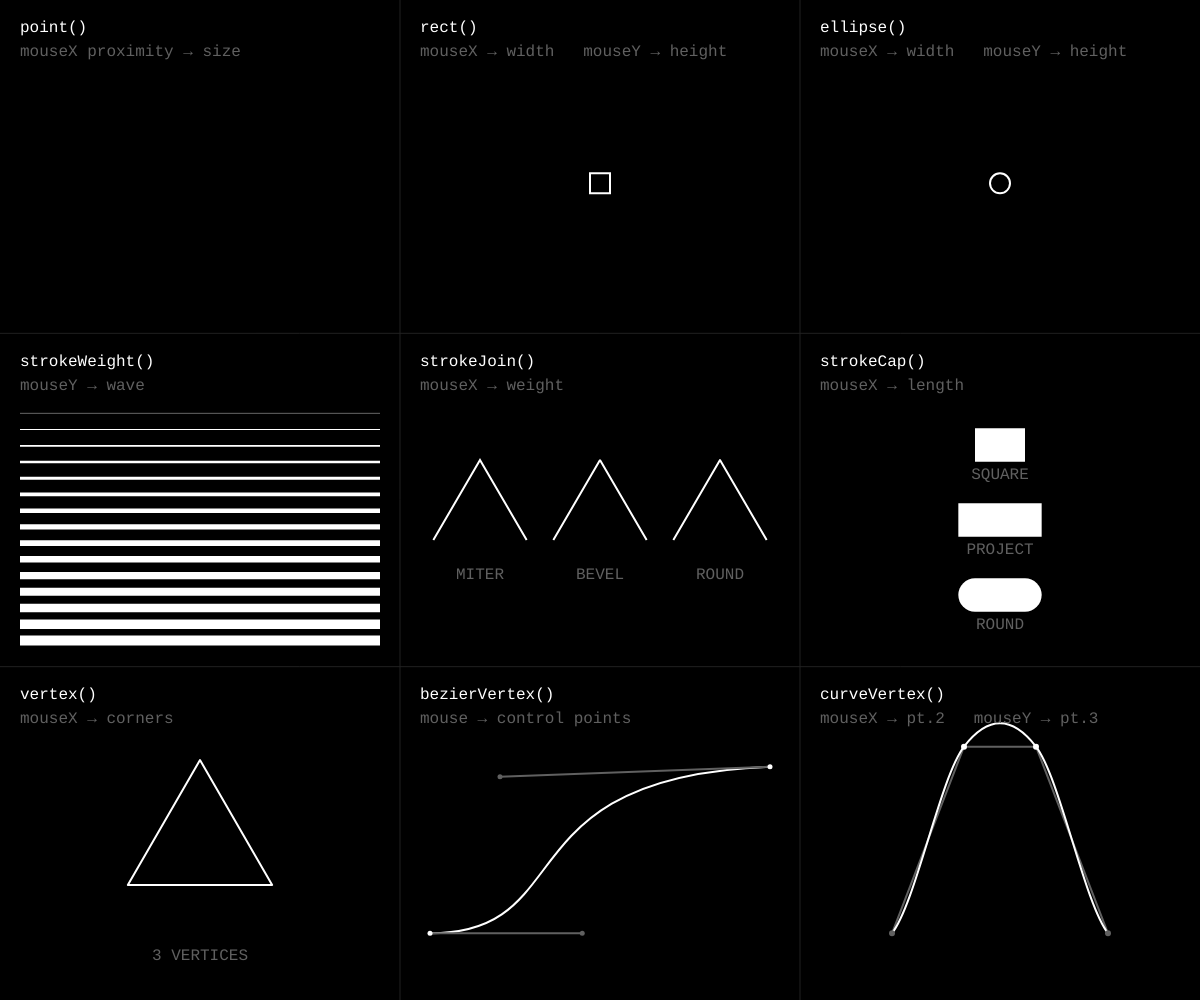
Frame 1 (no input)
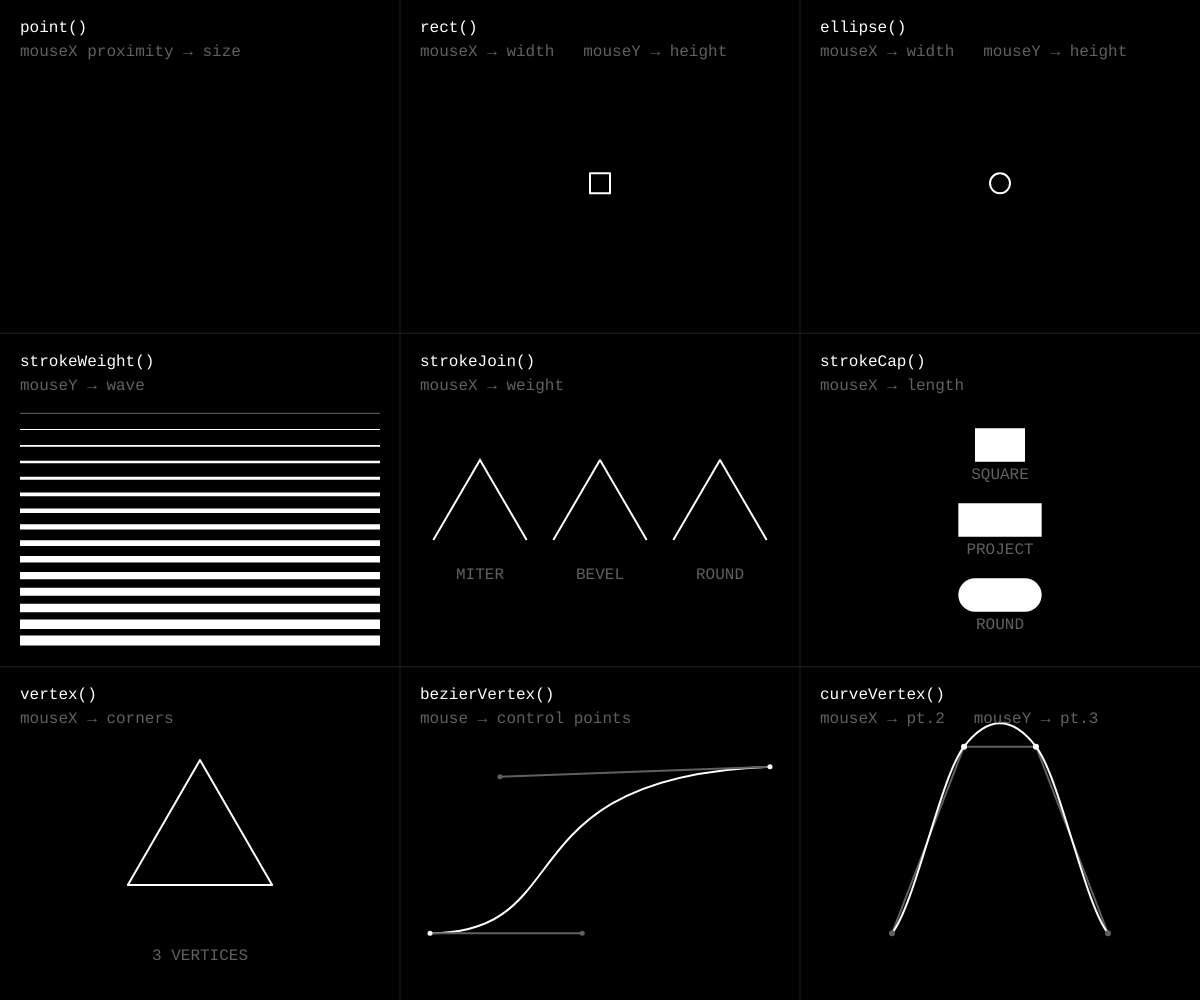
Frame 60 (no input)
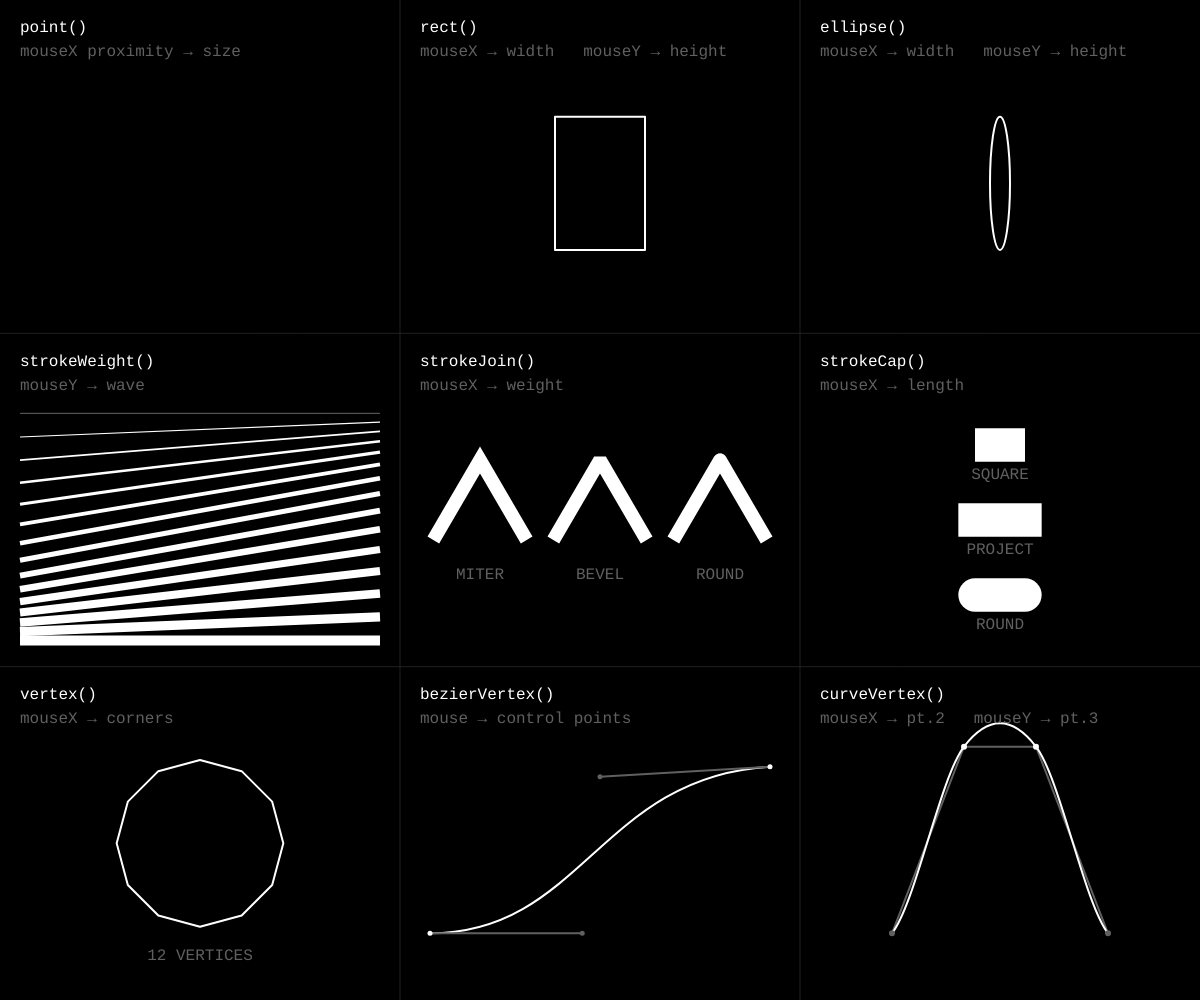
Frame 120 (the mouse pressed at the canvas centre since frame 60)

The p5.js sketch that drew these frames (run headless with seeded random() and noise() and a simulated clock; from frame 60 on, the mouse is pressed at the canvas centre):

// p5.js sketch
// ── sketch.js
/*
 * © 2026 Schultzschultz. Created for 'Schultzschultz Creative Coding Masterclass'.
 * For educational use only. All rights reserved.
 *
 * ------------------------------
 * Shapes – Create and Manipulate
 * ------------------------------
 * 
 * This file is an example of how to create various shapes in p5.js and manipulate their parameters. 
 * It is demonstrating how different parameters affect the appearance of shapes and lines.
 *
 * What this file does:
 * - Creates a grid of panels, each demonstrating a different shape function
 * – Shows how to use stroke weight, stroke join, and stroke cap to affect the appearance of lines and shapes.
 * - Demonstrates how to use vertex(), bezierVertex(), and curveVertex() to create custom shapes and curves. 
 * - Uses mouse position to control parameters of the shapes, allowing for interactive exploration of how these parameters affect the visuals. 
 */


const cols = 3;
const rows = 3;
let panelWidth;
let panelHeight;
const margin = 20;
const fontSize = 16;
const white = '#ffffff';
const black = '#000000';
const grey = '#606060';

function setup() {
  createCanvas(windowWidth, windowHeight);

  // Calculate initial panel dimensions
  updatePanelSize();

  // Set global text properties
  textFont('monospace');
  textSize(fontSize);
}

function draw() {
  background(0);

  // Draw grid lines to separate panels
  displayPanelDividers();

  // Panel functions for each shape type, using mouse position to control parameters
  panel_point(0, 0, panelWidth, panelHeight);
  panel_rect(1 * panelWidth, 0, panelWidth, panelHeight);
  panel_ellipse(2 * panelWidth, 0, panelWidth, panelHeight);
  panel_strokeWeight(0, 1 * panelHeight, panelWidth, panelHeight);
  panel_strokeJoin(1 * panelWidth, 1 * panelHeight, panelWidth, panelHeight);
  panel_strokeCap(2 * panelWidth, 1 * panelHeight, panelWidth, panelHeight);
  panel_vertex(0, 2 * panelHeight, panelWidth, panelHeight);
  panel_bezierVertex(1 * panelWidth, 2 * panelHeight, panelWidth, panelHeight);
  panel_curveVertex(2 * panelWidth, 2 * panelHeight, panelWidth, panelHeight);
}

// Draw label with two lines of text in the top-left corner of a panel
function drawLabel(x, y, line1, line2) {
  push();
  textAlign(LEFT, TOP);
  noStroke();
  fill(white);
  text(line1, x + margin, y + margin);
  fill(grey);
  text(line2, x + margin, y + margin + fontSize * 1.5);
  pop();
}

// Panel function for point() demonstration, showing a grid of points with stroke weight based on distance to mouse
function panel_point(x, y, w, h) {

  // Normalized mouse position within the cell (0–1)
  let { mx, my } = normMouse(x, y);

  // Create a grid of points within the panel
  let cols_ = ceil(w / 40);
  let rows_ = ceil(h / 40);

  // Draw points with stroke weight based on distance to mouse
  // for (let i = 0; i < cols_; i++) {
  //   for (let j = 0; j < rows_; j++) {

  //     // Calculate point position
  //     let px = x + margin + i * ((w - margin * 2) / (cols_ - 1));
  //     let py = y + margin * 5 + j * ((panelHeight - margin * 6) / (rows_ - 1));

  //     // Distance from mouse to point
  //     let d = dist(mouseX, mouseY, px, py);

  //     // Map distance to stroke weight (closer = thicker)
  //     let strWeight = map(d, 0, 260, 1, 12);
  //     strWeight = constrain(strWeight, 1, 12);

  //     // Set stroke color and weight
  //     stroke(255);
  //     strokeWeight(strWeight);

  //     // Draw the point
  //     point(px, py);
  //   }
  // }

  // Label to display function name and parameter controls
  drawLabel(x, y, 'point()', 'mouseX proximity → size');
}

// Panel function for rect() demonstration, showing a rectangle with width and height based on mouseX and mouseY
function panel_rect(x, y, w, h) {

  // Normalized mouse position within the cell (0–1)
  let { mx, my } = normMouse(x, y);

  // Map mouseX and mouseY to rectangle width and height 
  let rectWidth = map(mx, 0, 1, 20, w * 0.4);
  let rectHeight = map(my, 0, 1, 20, h * 0.4);

  // Set stroke color and weight for the rectangle outline
  stroke(white);
  strokeWeight(2);
  noFill();

  // Set rectangle mode to CENTER so that the rectangle is drawn from its center point
  rectMode(CENTER);

  // The rectangle is drawn centered at (centerX, h * 0.55) with the calculated width and height
  rect(x + w / 2, y + h * 0.55, rectWidth, rectHeight);

  // Label to display function name and parameter controls
  drawLabel(x, y, 'rect()', 'mouseX → width   mouseY → height');
}

// Panel function for ellipse() demonstration, showing an ellipse with width and height based on mouseX and mouseY
function panel_ellipse(x, y, w, h) {

  // Normalized mouse position within the cell (0–1)
  let { mx, my } = normMouse(x, y);

  // Map mouseX and mouseY to ellipse width and height 
  let ellipseWidth = map(mx, 0, 1, 20, w * 0.4);
  let ellipseHeight = map(my, 0, 1, 20, h * 0.4);

  // Set stroke color and weight for the ellipse outline
  stroke(white);
  strokeWeight(2);
  noFill();

  // Set ellipse mode to CENTER so that the ellipse is drawn from its center point
  ellipseMode(CENTER);

  // The ellipse is drawn centered at (centerX, h * 0.55) with the calculated width and height
  ellipse(x + w / 2, y + h * 0.55, ellipseWidth, ellipseHeight);

  // Label to display function name and parameter controls
  drawLabel(x, y, 'ellipse()', 'mouseX → width   mouseY → height');
}

// Panel function for strokeWeight() demonstration, showing a series of horizontal lines with stroke weight and wave effect based on mouseY
function panel_strokeWeight(x, y, w, h) {

  // Normalized mouse position within the cell (0–1)
  let { mx, my } = normMouse(x, y);

  // Calculate the number of steps for the lines, and the vertical spacing between them
  let steps = 15;
  let step = (h - margin * 4.5) / steps;

  // Define minimum and maximum stroke weight for the lines, which will be mapped from the normalized mouse position
  let minWeight = 0.4;
  let maxWeight = 10;

  // Map mouseY to a wave amplitude that will be applied to the lines, creating a dynamic wavy effect that responds to user input
  let wave = map(my, 0, 1, 0, h * 0.2);

  // Set stroke color and properties for the lines
  stroke(white);
  noFill();
  strokeCap(SQUARE);

  // Draw a series of horizontal lines across the panel, with stroke weight and vertical position that vary based on their index in the sequence and the mouse position.
  for (let i = 0; i < steps; i++) {

    // Calculate a normalized value (t) for the current line, which ranges from 0 to 1 across the total number of steps.
    let t = i / (steps - 1);

    // Map the normalized value (t) to a stroke weight for the current line, creating a gradient effect.
    let strWeight = map(t, 0, 1, minWeight, maxWeight);

    // Calculate the Y position for the current line
    let tempY = y + margin * 4 + i * step;

    // Calculate a wave offset for the current line using a sine function, which creates a smooth oscillation effect.
    let waveShift = sin(t * PI) * wave;

    // Set the stroke weight for the current line
    strokeWeight(strWeight);

    // Draw a horizontal line across the panel at the calculated Y position.
    line(x + margin, tempY + waveShift, x + w - margin, tempY - waveShift);
  }

  // Label to display function name and parameter controls
  drawLabel(x, y, 'strokeWeight()', 'mouseY → wave');
}

// Panel function for strokeJoin() demonstration, showing three shapes with different stroke joins and stroke weight based on mouseX
function panel_strokeJoin(x, y, w, h) {

  // Normalized mouse position within the cell (0–1)
  let { mx, my } = normMouse(x, y);

  // Center X position
  let centerY = y + h / 2;

  // Map mouseX to stroke weight for the shape outlines
  let strWeight = map(mx, 0, 1, 2, 25);

  // Size of the shapes, mapped from mouseY
  let shapeSize = h * 0.2;
  let shapeWidth = (w - margin * 2) / 3;

  // Set text properties for line labels

  textAlign(CENTER, TOP);

  // Starting X position for the first shape
  let tempX = x + margin + 0.5 * shapeWidth;

  // Set stroke color and weight for the shape outline
  noFill();
  strokeWeight(strWeight);
  stroke(white);

  // MITER stroke join creates a sharp corner, which can extend beyond the endpoint of the lines if the angle is acute and the stroke weight is large, resulting in a pointed tip at the join
  strokeJoin(MITER);

  // The shape is drawn with three vertices.
  // MITER join will create a sharp point at the top vertex where the two lines meet
  beginShape();
  vertex(tempX - shapeSize * 0.7, centerY + shapeSize * 0.6);
  vertex(tempX, centerY - shapeSize * 0.6);
  vertex(tempX + shapeSize * 0.7, centerY + shapeSize * 0.6);
  endShape();

  // Set fill color and no stroke for the info text 
  noStroke();
  fill(grey);

  // The label is positioned below the shape, with a margin to prevent overlap
  text('MITER', tempX, centerY + shapeSize);

  // Move to the next shape position
  tempX += shapeWidth;

  // Set stroke color and weight for the shape outline
  noFill();
  strokeWeight(strWeight);
  stroke(white);

  // BEVEL stroke join creates a beveled edge at the corner, which cuts off the corner of the shape at a diagonal, resulting in a flattened appearance at the join
  strokeJoin(BEVEL);

  // The shape is drawn with three vertices.
  // BEVEL join will create a flattened edge at the top vertex where the two lines meet, cutting off the point and creating a straight line between the outer edges of the lines
  beginShape();
  vertex(tempX - shapeSize * 0.7, centerY + shapeSize * 0.6);
  vertex(tempX, centerY - shapeSize * 0.6);
  vertex(tempX + shapeSize * 0.7, centerY + shapeSize * 0.6);
  endShape();

  // Set fill color and no stroke for the info text 
  noStroke();
  fill(grey);

  // The label is positioned below the shape, with a margin to prevent overlap
  text('BEVEL', tempX, centerY + shapeSize);

  // Move to the next shape position
  tempX += shapeWidth;

  // Set stroke color and weight for the shape outline
  noFill();
  strokeWeight(strWeight);
  stroke(white);

  // ROUND stroke join creates a rounded edge at the corner, which adds a semicircular curve to the corner of the shape, resulting in a smooth, rounded appearance at the join
  strokeJoin(ROUND);

  // The shape is drawn with three vertices.
  // ROUND join will create a rounded edge at the top vertex where the two lines meet, resulting in a smooth, curved appearance at the join
  beginShape();
  vertex(tempX - shapeSize * 0.7, centerY + shapeSize * 0.6);
  vertex(tempX, centerY - shapeSize * 0.6);
  vertex(tempX + shapeSize * 0.7, centerY + shapeSize * 0.6);
  endShape();

  // Set fill color and no stroke for the info text 
  noStroke();
  fill(grey);

  // The label is positioned below the shape, with a margin to prevent overlap
  text('ROUND', tempX, centerY + shapeSize);

  // Label to display function name and parameter controls
  drawLabel(x, y, 'strokeJoin()', 'mouseX → weight');
}

// Panel function for strokeCap() demonstration, showing lines with different stroke caps and length based on mouseX
function panel_strokeCap(x, y, w, h) {

  // Normalized mouse position within the cell (0–1)
  let { mx, my } = normMouse(x, y);

  // Map mouseX to line length (0–1 mapped to 25–35% of panel width)
  let length_ = map(mx, 0, 1, 25, w * 0.35);

  // Center X position
  let centerX = x + w / 2;

  // stroke weight for the lines  based on dimension of the panel
  let strWeight = min(w, h) * 0.1;

  // Set text properties for line labels
  textAlign(CENTER, TOP);

  // Starting Y position for the first line, with margin from the top
  // let tempY = y + margin * 3 + panelHeight * 0.15;

  let tempY = y + h / 2 - panelHeight * 0.225 + margin;

  // SQUARE stroke cap extends the line with a square, so it appears longer than a BUTT cap at the same length parameter
  strokeCap(SQUARE);
  strokeWeight(strWeight);
  stroke(white);

  // The line is drawn from centerX - length_ to centerX + length_, but the SQUARE caps will extend beyond these points, creating a visual effect of a longer line
  line(centerX - length_, tempY, centerX + length_, tempY);

  // Label for SQUARE stroke cap
  noStroke();
  fill(grey);
  text('SQUARE', centerX, tempY + strWeight * 0.65);

  // Move down for the next line
  tempY += panelHeight * 0.225;

  // PROJECT stroke cap extends the line with a square, so it appears longer than the SQUARE cap at the same length parameter
  strokeCap(PROJECT);
  strokeWeight(strWeight);
  stroke(white);

  // The line is drawn from centerX - length_ to centerX + length_, but the PROJECT caps will extend beyond these points, creating a visual effect of a longer line
  line(centerX - length_, tempY, centerX + length_, tempY);

  // Label for PROJECT stroke cap
  noStroke();
  fill(grey);
  text('PROJECT', centerX, tempY + strWeight * 0.65);

  // Move down for the next line
  tempY += panelHeight * 0.225;

  // ROUND stroke cap extends the line with a semicircle, so it appears longer than the others at the same length parameter
  strokeCap(ROUND);
  strokeWeight(strWeight);
  stroke(white);

  // The line is drawn from centerX - length_ to centerX + length_, but the ROUND caps will extend beyond these points, creating a visual effect of a longer line
  line(centerX - length_, tempY, centerX + length_, tempY);

  // Label for ROUND stroke cap
  noStroke();
  fill(grey);
  text('ROUND', centerX, tempY + strWeight * 0.65);

  // Label to display function name and parameter controls
  drawLabel(x, y, 'strokeCap()', 'mouseX → length');
}

// Panel function for vertex() demonstration, showing a shape with a variable number of vertices based on mouseX
function panel_vertex(x, y, w, h) {

  // Normalized mouse position within the cell (0–1)
  let { mx, my } = normMouse(x, y);

  // Calculate the center of the panel for positioning the shape
  let centerX = x + w / 2;
  let centerY = y + h / 2 + margin * 0.5;

  // Calculate the radius for the shape, based on the smaller dimension of the panel
  let radians = min(w, h) * 0.25;

  // Map mouseX to the number of vertices for the shape (3–12)
  let sides = floor(map(mx, 0, 1, 3, 12));

  // Set stroke color and weight for the shape outline
  stroke(white);
  strokeWeight(2);
  noFill();

  // Draw a shape with the specified number of vertices, evenly spaced around a circle
  beginShape();
  for (let i = 0; i < sides; i++) {

    // Calculate the angle for the current vertex, starting from the top (TWO_PI / sides * i - HALF_PI)
    let angle = TWO_PI / sides * i - HALF_PI;

    // Calculate the x and y position of the vertex using cosine and sine functions, multiplied by the radius (radians) and offset by the center position
    let x = centerX + cos(angle) * radians;
    let y = centerY + sin(angle) * radians;

    // Add the vertex to the shape
    vertex(x, y);
  }
  // Close the shape to connect the last vertex back to the first
  endShape(CLOSE);

  // Set fill color and no stroke for the info text
  noStroke();
  fill(grey);

  // Set text properties for the label
  textAlign(CENTER, TOP);

  // The label is positioned below the shape, with a margin to prevent overlap
  text(sides + ' VERTICES', centerX, centerY + radians * 1.25);

  // Label to display function name and parameter controls
  drawLabel(x, y, 'vertex()', 'mouseX → corners');
}

// Panel function for vertex() demonstration, showing a shape with a variable number of vertices based on mouseX
function panel_bezierVertex(x, y, w, h) {

  // Normalized mouse position within the cell (0–1)
  let { mx, my } = normMouse(x, y);

  // Calculate the center of the panel for positioning the shape
  let centerX = x + w / 2;
  let centerY = y + h / 2;

  // Map mouseX and mouseY to control point offsets for the bezier curve
  let xOffset = map(mx, 0, 1, w * 0.25, -w * 0.25);
  let yOffset = map(my, 0, 1, h * 0.25, -h * 0.25);

  // Define the start and end points of the bezier curve, positioned within the panel with some margin
  let x0 = x + margin * 1.5;
  let y0 = centerY + h * 0.3;
  let x3 = x + w - margin * 1.5;
  let y3 = centerY - h * 0.2;

  // Calculate the control points for the bezier curve.
  // The first control point (cp1) is positioned along the horizontal line between the start and end points, with a fixed vertical position. 
  // The second control point (cp2) is offset from the center of the panel based on the mouse position, creating a dynamic curve that responds to user input.
  let cp1x = lerp(x0, x3, 0.447716);
  let cp1y = y0;
  let cp2x = centerX - xOffset;
  let cp2y = centerY - yOffset + h * 0.08;

  // Set stroke color and weight for the bezier curve
  stroke(white);
  strokeWeight(2);
  noFill();

  // Draw the bezier curve using the defined start point, control points, and end point
  beginShape();
  vertex(x0, y0);
  bezierVertex(cp1x, cp1y, cp2x, cp2y, x3, y3);
  endShape();

  // Display control points as small circles and lines for visual reference
  stroke(grey);
  strokeWeight(2);
  line(x0, y0, cp1x, cp1y);
  line(x3, y3, cp2x, cp2y);
  noStroke();
  fill(grey);
  ellipse(cp1x, cp1y, 5);
  ellipse(cp2x, cp2y, 5);

  // Display the start and end points of the bezier curve as small circles
  fill(white);
  noStroke();
  ellipse(x0, y0, 5);
  ellipse(x3, y3, 5);

  // Label to display function name and parameter controls
  drawLabel(x, y, 'bezierVertex()', 'mouse → control points');
}

// Panel function for curveVertex() demonstration, showing a curve with control points influenced by mouse position
function panel_curveVertex(x, y, w, h) {

  // Normalized mouse position within the cell (0–1)
  let { mx, my } = normMouse(x, y);

  // Vertical center of the panel, slightly below middle to leave room for label
  let centerY = y + h * 0.5;

  // 6 control points: index 0 and 5 are phantom points (not drawn).
  // They define the tangent direction at the curve endpoints.
  // Indices 2 and 3 are mouse-controlled.
  let numPts = 6;
  let pts = [];
  for (let i = 0; i < numPts; i++) {
    let t = i / (numPts - 1);
    pts.push({
      x: x + margin + t * (w - margin * 2),
      y: centerY + height * 0.1
    });
  }

  // mouseX controls the Y of point 2, mouseY controls the Y of point 3
  pts[2].y = map(mx, 0, 1, y + margin * 4, y + h - margin * 1.5);
  pts[3].y = map(my, 0, 1, y + margin * 4, y + h - margin * 1.5);

  // Draw guide lines between visible control points
  stroke(grey);
  strokeWeight(2);
  for (let i = 1; i < numPts - 2; i++) {
    line(pts[i].x, pts[i].y, pts[i + 1].x, pts[i + 1].y);
  }

  // Draw the Catmull-Rom curve through all control points
  stroke(white);
  strokeWeight(2);
  noFill();
  beginShape();
  for (let pt of pts) {
    curveVertex(pt.x, pt.y);
  }
  endShape();

  // Draw visible control points (skip phantom first and last)
  noStroke();
  for (let i = 1; i < numPts - 1; i++) {
    // Mouse-controlled points appear white, fixed points appear grey
    fill(i === 2 || i === 3 ? white : grey);
    ellipse(pts[i].x, pts[i].y, 6);
  }

  // Label to display function name and parameter controls
  drawLabel(x, y, 'curveVertex()', 'mouseX → pt.2   mouseY → pt.3');
}

// Draw lines to separate the panels
function displayPanelDividers() {
  stroke(32);
  strokeWeight(1);
  // Vertical lines 
  for (let c = 1; c < cols; c++) line(c * panelWidth, 0, c * panelWidth, height);
  // Horizontal lines
  for (let r = 1; r < rows; r++) line(0, r * panelHeight, width, r * panelHeight);
}

// Normalized mouse position within a panel (0–1)
function normMouse(x, y) {
  return {
    mx: constrain((mouseX - x) / panelWidth, 0, 1),
    my: constrain((mouseY - y) / panelHeight, 0, 1)
  };
}

function windowResized() {
  resizeCanvas(windowWidth, windowHeight);
  updatePanelSize();
}

function updatePanelSize() {
  // Update panel dimensions based on current canvas size
  panelWidth = width / cols;
  panelHeight = height / rows;
}
